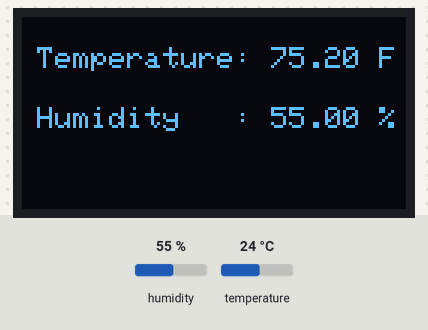
This sketch was run on a simulated ESP32. Shown: 128×64 one-colour display. Inputs (shaded band) come from the test bench; at power-on: humidity 55 %, temperature 24 °C. WiFi joins after 1.5 s; servers stay silent unless stated; what the sketch prints to the serial monitor is not drawn.

Above: at 3.2 s.
3.3 s: humidity set to 22 %
At 5.2 s:
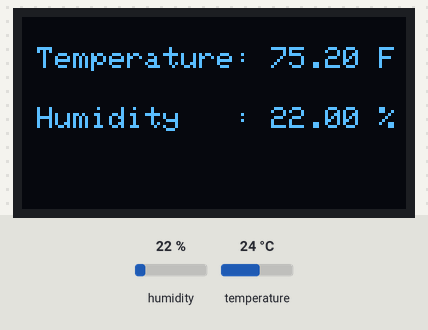
5.6 s: temperature set to 12 °C
At 6.5 s:
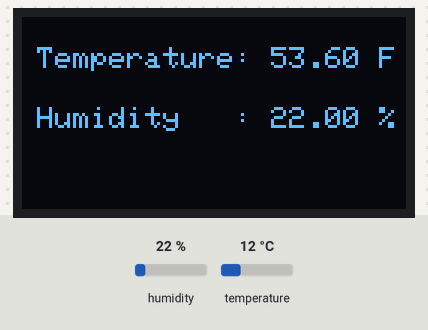
7.6 s: humidity set to 40 %
At 9.1 s:
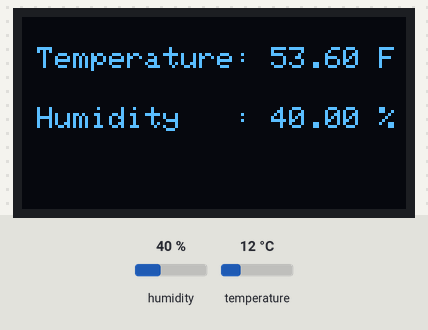
9.6 s: temperature set to 19 °C
At 10.4 s:
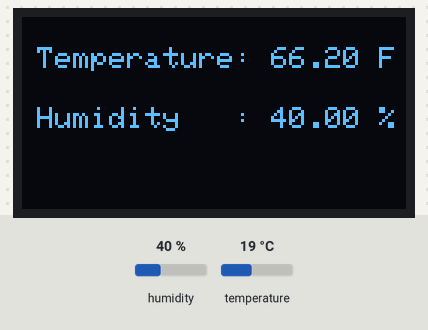
Timing chart, 0 to 12.6 s (numbered marks = the images above; inputs shaded):
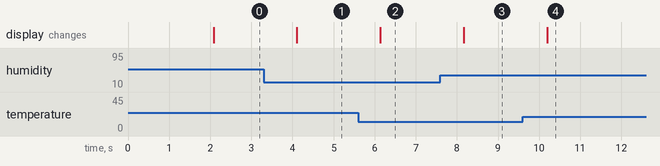

The sketch:

DHT11_OLED_Wifi.ino
```cpp
/* DHT11 with Oled Display and Webserver
/  Source https://randomnerdtutorials.com
/  Modified by Chengmnania 1/21/2024
*/

#include "WiFi.h"
#include "ESPAsyncWebServer.h"
#include <Adafruit_Sensor.h>
#include <DHT.h>
#include <Wire.h>
#include <Adafruit_GFX.h>
#include <Adafruit_SSD1306.h>

// network credentials
const char* ssid = "Add yours here";
const char* password = "add yours here";


// DHT Sensor setup
#define DHTPIN 4
#define DHTTYPE DHT11
DHT dht(DHTPIN, DHTTYPE);

//Oled Setup
#define OLED_RESET 4
Adafruit_SSD1306 display(128, 64, &Wire, OLED_RESET);

// Create AsyncWebServer object on port 80
AsyncWebServer server(80);

// Read Sensor Functions
String readDHTTemperature() {
  // Sensor readings may also be up to 2 seconds 'old' (its a very slow sensor)
  // Read temperature as Celsius (the default)
  float t = dht.readTemperature(true);
  // Read temperature as Fahrenheit (isFahrenheit = true)
  //float t = dht.readTemperature(true);
  // Check if any reads failed and exit early (to try again).
  if (isnan(t)) {
    Serial.println("Failed to read from DHT sensor!");
    return "--";
  }
  else {
    Serial.println(t);
    return String(t);
  }
}

String readDHTHumidity() {
  // Sensor readings may also be up to 2 seconds 'old' (its a very slow sensor)
  float h = dht.readHumidity();
  if (isnan(h)) {
    Serial.println("Failed to read from DHT sensor!");
    return "--";
  }
  else {
    Serial.println(h);
    return String(h);
  }
}
//////////////////////////////// Done reading Sensor

// Build Website
const char index_html[] PROGMEM = R"rawliteral(
<!DOCTYPE HTML><html>
<head>
  <meta name="viewport" content="width=device-width, initial-scale=1">
  <link rel="stylesheet" href="https://use.fontawesome.com/releases/v5.7.2/css/all.css" integrity="sha384-fnmOCqbTlWIlj8LyTjo7mOUStjsKC4pOpQbqyi7RrhN7udi9RwhKkMHpvLbHG9Sr" crossorigin="anonymous">
  <style>
    html {
     font-family: Arial;
     display: inline-block;
     margin: 0px auto;
     text-align: center;
    }
    h2 { font-size: 3.0rem; }
    p { font-size: 3.0rem; }
    .units { font-size: 1.2rem; }
    .dht-labels{
      font-size: 1.5rem;
      vertical-align:middle;
      padding-bottom: 15px;
    }
  </style>
</head>
<body>
  <h2>ESP32 DHT Server</h2>
  <p>
    <i class="fas fa-thermometer-half" style="color:#059e8a;"></i>
    <span class="dht-labels">Temperature</span>
    <span id="temperature">%TEMPERATURE%</span>
    <sup class="units">&deg;F</sup>
  </p>
  <p>
    <i class="fas fa-tint" style="color:#00add6;"></i>
    <span class="dht-labels">Humidity</span>
    <span id="humidity">%HUMIDITY%</span>
    <sup class="units">&percnt;</sup>
  </p>
</body>
<script>
setInterval(function ( ) {
  var xhttp = new XMLHttpRequest();
  xhttp.onreadystatechange = function() {
    if (this.readyState == 4 && this.status == 200) {
      document.getElementById("temperature").innerHTML = this.responseText;
    }
  };
  xhttp.open("GET", "/temperature", true);
  xhttp.send();
}, 6000 ) ;

setInterval(function ( ) {
  var xhttp = new XMLHttpRequest();
  xhttp.onreadystatechange = function() {
    if (this.readyState == 4 && this.status == 200) {
      document.getElementById("humidity").innerHTML = this.responseText;
    }
  };
  xhttp.open("GET", "/humidity", true);
  xhttp.send();
}, 6000 ) ;
</script>
</html>)rawliteral";

// Replaces placeholder with DHT values
String processor(const String& var){
  //Serial.println(var);
  if(var == "TEMPERATURE"){
    return readDHTTemperature();
  }
  else if(var == "HUMIDITY"){
    return readDHTHumidity();
  }
  return String();
}

//OLED and DHT11 read and display
void displayDHToLed(){


  String temp = readDHTTemperature();
  String humidity = readDHTHumidity();
  //clear display set position and print
  display.clearDisplay();

  display.setCursor(5,10);
  display.print("Temperature: "); display.print(temp); display.println(" F");

  display.setCursor(5,30);
  display.print("Humidity   : "); display.print(humidity); display.println(" %");

  display.display();  //needed to print to display

  return;

}

void setup(){
  // Serial port for debugging purposes
  Serial.begin(115200);
  display.begin(SSD1306_SWITCHCAPVCC, 0x3C); //or 0x3C
  display.clearDisplay();
  display.setTextSize(1);             // Normal 1:1 pixel scale
  display.setTextColor(SSD1306_WHITE);        // Draw white text
  display.setTextWrap(false);
  dht.begin();

  // Connect to Wi-Fi
  WiFi.begin(ssid, password);
  while (WiFi.status() != WL_CONNECTED) {
    delay(1000);
    Serial.println("Connecting to WiFi..");
  }

  // Print ESP32 Local IP Address
  Serial.println(WiFi.localIP());

  // Route for root / web page
  server.on("/", HTTP_GET, [](AsyncWebServerRequest *request){
    request->send_P(200, "text/html", index_html, processor);
  });
  server.on("/temperature", HTTP_GET, [](AsyncWebServerRequest *request){
    request->send_P(200, "text/plain", readDHTTemperature().c_str());
  });
  server.on("/humidity", HTTP_GET, [](AsyncWebServerRequest *request){
    request->send_P(200, "text/plain", readDHTHumidity().c_str());
  });

  // Start server
  server.begin();
}

void loop(){
  displayDHToLed();
}
```

Measured:
- after the input at 3.3 s, the display: changes after 0.81 s (image 1)
- after the input at 5.6 s, the display: changes after 0.54 s (image 2)
- after the input at 7.6 s, the display: changes after 0.57 s (image 3)
- after the input at 9.6 s, the display: changes after 0.59 s (image 4)
